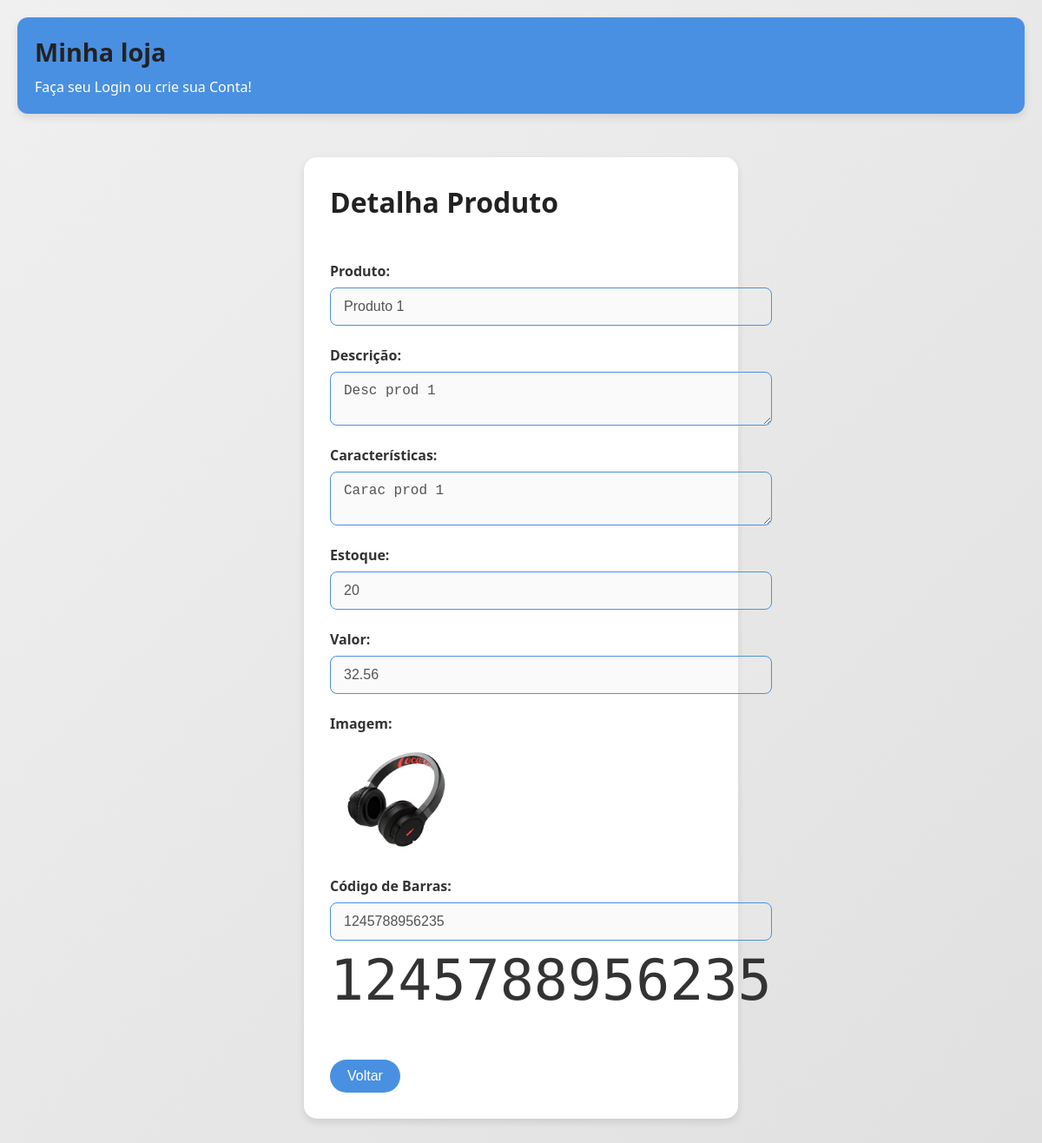
The page /detalhaproduto.php?id=1 on the database its author committed.
### tables this page shows
CREATE TABLE `tb_produtos` (
  `id_produto` int(11) NOT NULL,
  `nome_produto` varchar(30) DEFAULT NULL,
  `descricao_produto` varchar(200) DEFAULT NULL,
  `caracteristica_produto` varchar(200) DEFAULT NULL,
  `estoque_produto` int(11) DEFAULT NULL,
  `valor_produto` decimal(8,2) DEFAULT NULL,
  `imagem_produto` varchar(20) DEFAULT NULL,
  `barcode_produto` varchar(13) DEFAULT NULL,
  `status_produto` int(11) DEFAULT NULL
);

### detalhaproduto.php (the view, shortened to what this page needs)
<?php
include('cabecalho.php');
include('conndb.php');
$id = $_GET['id'];
$sql = "SELECT * FROM tb_produtos WHERE id_produto = $id";
$result = mysqli_query($link, $sql);
$tbl = mysqli_fetch_array($result);
?>
<!DOCTYPE html>
<html lang="pt-BR">
<head>
    <link rel="stylesheet" href="estilo.css">
</head>
<body>
    <div class="container">
        <h1>Detalha Produto</h1>
        <br>
        <form>
            <fieldset>
                <label for="nome">Produto:</label>
                <input type="text" value="<?= $tbl[1] ?>" disabled>
                <br>
                <label for="descricao">Descrição:</label>
                <textarea disabled><?= $tbl[2] ?></textarea>
                <br>
                <label for="caracteristica">Características:</label>
                <textarea disabled><?= $tbl[3] ?></textarea>
                <br>
                <label for="estoque">Estoque:</label>
                <input type="number" value="<?= $tbl[4] ?>" disabled>
                <br>
                <label for="valor">Valor:</label>
                <input type="number" value="<?= $tbl[5] ?>" disabled>
                <br>
                <label for="imagem">Imagem:</label>
                <img src="imagens/<?= $tbl[6] ?>" width="150">
                <br>
                <label for="barcode">Código de Barras:</label>
                <input type="text" value="<?= $tbl[7] ?>" disabled>
                <br>
                <div class="barcode"><?=$tbl[7]?></div>
                <br>
                <br>
                <a href="listaprodutos.php"><input type="button" value="Voltar"></a>
            </fieldset>
        </form>
    </div>
</body>
</html>

### estilo.css (style rules this page uses)
* { margin: 0; padding: 0; box-sizing: border-box; }
body { font-family: 'Segoe UI', Tahoma, Geneva, Verdana, sans-serif; background: linear-gradient(135deg, #f0f0f0, #e0e0e0); color: #333; padding: 20px; }
h1, h2, h3, h4, h5, h6 { color: #222; margin-bottom: 10px; }
input[type="submit"], input[type="button"], button { background-color: #4a90e2; color: white; border: none; padding: 10px 20px; margin-top: 10px; border-radius: 25px; cursor: pointer; font-size: 1rem; transition: background-color 0.3s; }
input[type="text"], input[type="email"], input[type="password"], input[type="date"], input[type="number"], textarea, select { width: 100%; padding: 12px 15px; margin: 8px 0; border: 1px solid #4a90e2; border-radius: 8px; font-size: 1rem; }

### detalhaproduto.php (style rules this page uses)
.container { max-width: 500px; margin: 50px auto; background-color: #fff; padding: 30px; border-radius: 15px; box-shadow: 0 4px 8px rgba(0, 0, 0, 0.1); }
fieldset { border: none; }
label { display: block; margin-top: 15px; font-weight: bold; }
.barcode { font-family: 'Libre Barcode 39', cursive; font-size: 65px; }

### rows shown on the page
tb_produtos: nome_produto "Produto 1", descricao_produto "Desc prod 1", caracteristica_produto "Carac prod 1", estoque_produto "20", valor_produto "32.56", imagem_produto (picture), barcode_produto "1245788956235"
